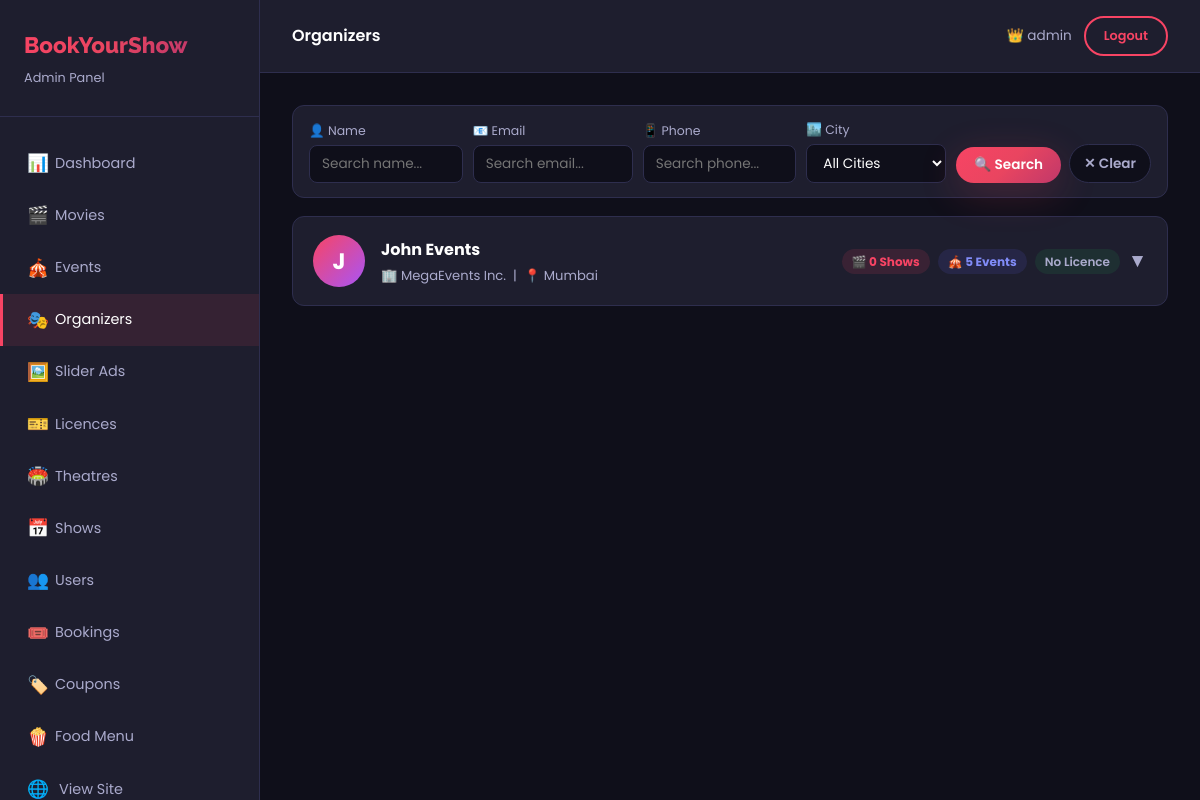
/admin/manage-organizers.php (signed in), run on the app's committed database.
### tables this page shows
CREATE TABLE IF NOT EXISTS operators (
    operator_id  INT AUTO_INCREMENT PRIMARY KEY,
    name         VARCHAR(100),
    email        VARCHAR(100) UNIQUE,
    password     VARCHAR(255),
    organization VARCHAR(150),
    city         VARCHAR(100) DEFAULT '',
    status       ENUM('active','suspended') DEFAULT 'active',
    created_at   TIMESTAMP DEFAULT CURRENT_TIMESTAMP
);

### admin/manage-organizers.php (the view, shortened to what this page needs)
<?php
require_once 'admin-helper.php';
$searchName  = trim($_GET['name'] ?? '');
$searchEmail = trim($_GET['email'] ?? '');
$searchPhone = trim($_GET['phone'] ?? '');
$searchWhere = '';
$organizers = $conn->query("
    SELECT o.*,
           COUNT(DISTINCT s.show_id) as total_shows,
           COUNT(DISTINCT e.event_id) as total_events,
           COUNT(DISTINCT tl.licence_id) as total_licences,
           SUM(CASE WHEN tl.status='approved' THEN 1 ELSE 0 END) as approved_licences
    FROM operators o
    LEFT JOIN shows s ON s.operator_id = o.operator_id
    LEFT JOIN events e ON e.organizer_id = o.operator_id
    LEFT JOIN theatre_licences tl ON tl.operator_id = o.operator_id
    WHERE 1=1 $searchWhere
    GROUP BY o.operator_id
    ORDER BY o.operator_id DESC
");
?>
<form method="GET" style="margin-bottom:18px;">
    <div style="display:flex;gap:10px;flex-wrap:wrap;align-items:flex-end;background:var(--bg-card);border:1px solid var(--border);border-radius:var(--radius);padding:14px 16px;">
        <div style="flex:1;min-width:140px;">
            <label style="font-size:0.78rem;color:var(--text-muted);display:block;margin-bottom:4px;">👤 Name</label>
            <input type="text" name="name" value="<?php echo htmlspecialchars($searchName); ?>" placeholder="Search name..." class="form-control" style="padding:8px 12px;font-size:0.85rem;">
        </div>
        <div style="flex:1;min-width:160px;">
            <label style="font-size:0.78rem;color:var(--text-muted);display:block;margin-bottom:4px;">📧 Email</label>
            <input type="text" name="email" value="<?php echo htmlspecialchars($searchEmail); ?>" placeholder="Search email..." class="form-control" style="padding:8px 12px;font-size:0.85rem;">
        </div>
        <div style="flex:1;min-width:130px;">
            <label style="font-size:0.78rem;color:var(--text-muted);display:block;margin-bottom:4px;">📱 Phone</label>
            <input type="text" name="phone" value="<?php echo htmlspecialchars($searchPhone); ?>" placeholder="Search phone..." class="form-control" style="padding:8px 12px;font-size:0.85rem;">
        </div>
        <div style="min-width:140px;">
            <label style="font-size:0.78rem;color:var(--text-muted);display:block;margin-bottom:4px;">🏙️ City</label>
            <select name="city" class="form-control" style="padding:8px 12px;font-size:0.85rem;background:var(--bg-dark);color:var(--text);border:1px solid var(--border);border-radius:8px;">
                <option value="">All Cities</option>
            </select>
        </div>
        <div style="display:flex;gap:8px;align-items:flex-end;">
            <button type="submit" class="btn btn-primary btn-sm" style="padding:8px 18px;font-size:0.85rem;">🔍 Search</button>
            <a href="manage-organizers.php" class="btn btn-sm" style="padding:8px 14px;font-size:0.85rem;background:var(--bg-dark);border:1px solid var(--border);color:var(--text-muted);">✕ Clear</a>
        </div>
    </div>
</form>
<?php if (!$organizers || $organizers->num_rows === 0): ?>
<p style="text-align:center;padding:40px;color:var(--text-muted);">No organizers found.</p>
<?php else: ?>
<?php while ($o = $organizers->fetch_assoc()):
    $initials = strtoupper(substr($o['name'], 0, 1));
    $oid = $o['operator_id'];
    $licStatus = ($o['approved_licences'] > 0) ? 'active' : ($o['total_licences'] > 0 ? 'pending' : 'none');
    $statusColor = ['active'=>'#22c55e','pending'=>'#f59e0b','none'=>'var(--text-muted)'][$licStatus];
    $statusLabel = ['active'=>'✅ Active','pending'=>'⏳ Pending','none'=>'No Licence'][$licStatus];
?>
<div class="org-card" id="orgCard_<?php echo $oid; ?>">
    <div class="org-header" onclick="toggleOrg(<?php echo $oid; ?>)">
        <div class="org-avatar"><?php echo $initials; ?></div>
        <div class="org-info">
            <div class="org-name"><?php echo htmlspecialchars($o['name']); ?></div>
            <div class="org-sub">
                🏢 <?php echo htmlspecialchars($o['organization']); ?> &nbsp;|&nbsp;
                📍 <?php echo htmlspecialchars($o['city'] ?? '—'); ?>
            </div>
        </div>
        <div class="org-badges">
            <span style="background:rgba(248,68,100,.12);color:var(--primary);padding:3px 10px;border-radius:50px;font-size:.75rem;font-weight:700;">🎬 <?php echo $o['total_shows']; ?> Shows</span>
            <span style="background:rgba(99,102,241,.12);color:#818cf8;padding:3px 10px;border-radius:50px;font-size:.75rem;font-weight:700;">🎪 <?php echo $o['total_events']; ?> Events</span>
            <span style="background:rgba(34,197,94,.1);color:<?php echo $statusColor; ?>;padding:3px 10px;border-radius:50px;font-size:.75rem;font-weight:600;"><?php echo $statusLabel; ?></span>
            <span style="color:var(--text-muted);font-size:1.2rem;transition:transform .2s;" id="chevron_<?php echo $oid; ?>">▼</span>
        </div>
    </div>
</div>
<?php endwhile; ?>
<?php endif; ?>

### css/style.css (style rules this page uses)
:root { --primary: #f84464; --primary-dark: #d63655; --secondary: #1a1a2e; --accent: #e94560; --bg-dark: #0f0f1a; --bg-card: #1e1e2e; --bg-light: #f8f9fa; --text-light: #ffffff; --text-muted: #aaaacc; --text-dark: #1a1a2e; --border: #2e2e4e; --gold: #ffd700; --green: #00c851; --gradient: linear-gradient(135deg, #f84464 0%, #e94560 50%, #c0386a 100%); --gradient-dark: linear-gradient(135deg, #1a1a2e 0%, #0f0f1a 100%); --shadow: 0 10px 40px rgba(248, 68, 100, 0.2); --shadow-card: 0 4px 20px rgba(0, 0, 0, 0.3); --radius: 12px; --radius-sm: 8px; --transition: all 0.3s ease; }
* { margin: 0; padding: 0; box-sizing: border-box; }
html { scroll-behavior: smooth; }
body { font-family: 'Poppins', sans-serif; background-color: var(--bg-dark); color: var(--text-light); line-height: 1.6; transition: var(--transition); }
a { text-decoration: none; color: inherit; transition: var(--transition); }
input, select, textarea, button { font-family: 'Poppins', sans-serif; }
.btn { display: inline-flex; align-items: center; gap: 8px; padding: 12px 28px; border-radius: 50px; font-weight: 600; font-size: 0.9rem; cursor: pointer; border: none; transition: var(--transition); text-decoration: none; }
.btn-primary { background: var(--gradient); color: #fff; box-shadow: var(--shadow); }
.btn-sm { padding: 8px 18px; font-size: 0.8rem; }
.form-control { width: 100%; padding: 13px 16px; background: var(--bg-dark); border: 1px solid var(--border); border-radius: var(--radius-sm); color: var(--text-light); font-size: 0.9rem; transition: var(--transition); outline: none; }

### admin/manage-organizers.php (style rules this page uses)
.org-card { background: var(--bg-card); border: 1px solid var(--border); border-radius: var(--radius); margin-bottom: 16px; overflow: hidden; transition: box-shadow .2s; }
.org-header { display: flex; align-items: center; gap: 16px; padding: 18px 20px; cursor: pointer; user-select: none; }
.org-avatar { width: 52px; height: 52px; border-radius: 50%; background: linear-gradient(135deg, var(--primary), #a855f7); display: flex; align-items: center; justify-content: center; font-size: 1.4rem; font-weight: 700; color: #fff; flex-shrink: 0; }
.org-info { flex: 1; min-width: 0; }
.org-name { font-weight: 700; font-size: 1rem; margin-bottom:2px; }
.org-sub { color: var(--text-muted); font-size: .82rem; }
.org-badges { display: flex; gap: 8px; flex-wrap: wrap; align-items: center; }

### data on the page
operators: name "J", name "John Events", organization "MegaEvents Inc.", city "Mumbai", total_shows "0", total_events "5", statusLabel "No Licence"

### other printed values
$info[0] "📊"
$info[1] "Dashboard"
$info[0] "🎬"
$info[1] "Movies"
$info[0] "🎪"
$info[1] "Events"
$info[0] "🎭"
$info[1] "Organizers"
$info[0] "🖼️"
$info[1] "Slider Ads"
$info[0] "🎫"
$info[1] "Licences"
$info[0] "🏟️"
$info[1] "Theatres"
$info[0] "📅"
